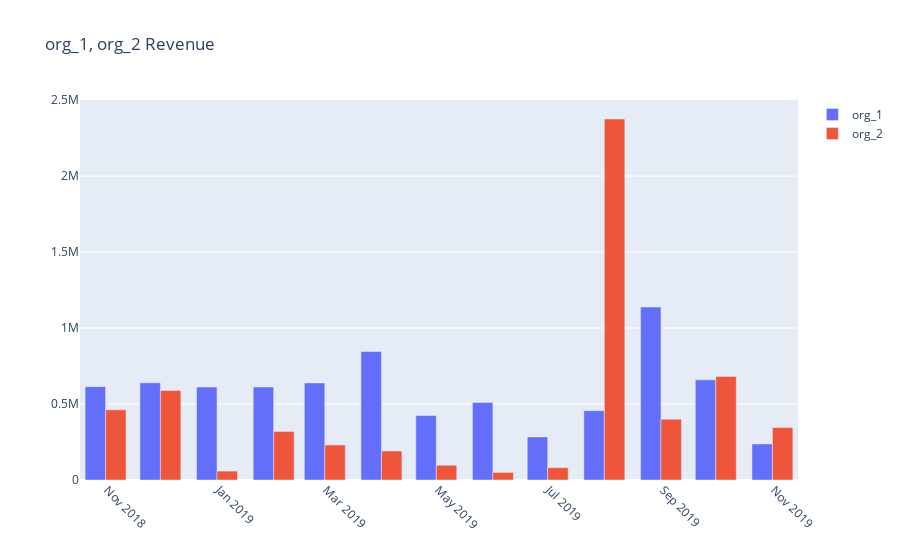

Source (notebook cell):
### Code cell
plot_org(orgs=['org_1', 'org_2'], transaction_type='Revenue')
